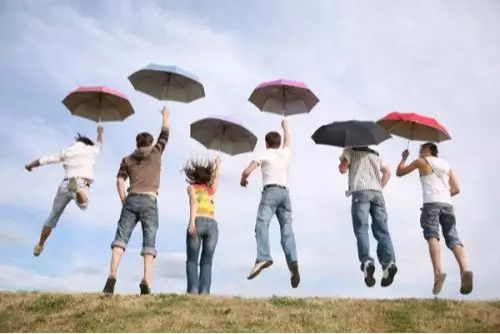
#> input picture 第4课 图像特征与目标检测(形状特征(Harris特征、HOG特征、SIFT特征)、LBP纹理特征、模板匹配、人脸检测、行人检测)/images/people.jpg, 500 x 334 px
$ python 'HOG特征行人检测.py'
#> lines starting #> are read from the running program, lines starting #| are printed output that depends on the picture; after the words box and inside, x2 and y2 are one past the last pixel; in counts of white or black regions, pixels touching at a corner belong together
# -*- encoding: utf-8 -*-
"""
@author   :   yykzjh
@Contact  :   yykzhjh@163.com
@DateTime :   2022/10/17 12:07
@Version  :   1.0
@License  :   (C)Copyright 2022
"""
import cv2
import numpy as np
import matplotlib.pyplot as plt


"""
1. 方向梯度直方图（Histogram of Oriented Gradient, HOG）特征是一种在计算机视觉和图像处理中用来进行物体检测的特征描述子。
它通过计算和统计图像局部区域的梯度方向直方图来构成特征。Hog特征结合SVM分类器已经被广泛应用于图像识别中，尤其在行人检测中获得了极大的成功。
2. 主要思想：在一副图像中，目标的形状能够被梯度或边缘的方向密度分布很好地描述。
3. HOG特征实现过程：
    1）灰度化（将图像看做一个x,y,z（灰度）的三维图像）；
    2）采用Gamma校正法对输入图像进行颜色空间的标准化（归一化）；；
    3）计算图像每个像素的梯度（包括大小和方向）；
    4）将图像划分成小cells；
    5）统计每个cell的梯度直方图（不同梯度的个数），得到cell的描述子；
    6）将每几个cell组成一个block，得到block的描述子；
    7）将图像image内的所有block的HOG特征descriptor串联起来就可以得到HOG特征，该特征向量就是用来目标检测或分类的特征。
"""
# 判断矩形o是否完全包含在矩形i中
def is_inside(o, i):
    ox, oy, ow, oh = o
    ix, iy, iw, ih = i
    return ox > ix and oy > iy and ox + ow < ix + iw and oy + oh < iy + ih

# 对人体绘制颜色框
def draw_person(image, person):
    x, y, w, h = person
    cv2.rectangle(image, (x, y), (x + w, y + h), (0, 0, 255), 2)

def main():
    # 读取图像
    img = cv2.imread(r"./images/people.jpg")
#> img is the input picture: shape (334, 500, 3); mean B, G, R 194.8, 187.3, 187.5
    # 启动检测器对象
    hog = cv2.HOGDescriptor()
    # 指定检测器类型为人体
    hog.setSVMDetector(cv2.HOGDescriptor_getDefaultPeopleDetector())
    # 检测图像, 图像、支持向量机参数(距离超平面的距离)、步长
    found, w = hog.detectMultiScale(img, 0.1, (1, 1))
#> found = [[322, 122, 92, 184], [228, 107, 94, 188], [97, 109, 92, 185], [157, 143, 89, 178], [394, 132, 87, 173]]; w = [1.7, 1.5, 2.27, 1.38, 0.155]

    # 丢弃被其它矩形完全包含的矩形
    found_filtered = []
    for ri, r in enumerate(found):
        for qi, q in enumerate(found):
            if ri != qi and is_inside(r, q):
                break
        else:
            found_filtered.append(r)
#> this loop made 5 passes
#> after the loop, found_filtered has the same summary as found

    # 对最终的目标框进行颜色框定
    for person in found_filtered:
        draw_person(img, person)
#> this loop made 5 passes
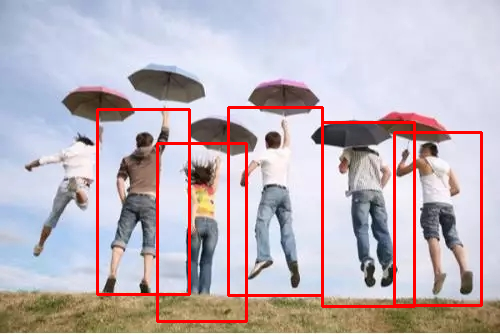
#> img: shape (334, 500, 3); 4.51% of pixels changed, all inside (x1, y1, x2, y2) = (96, 106, 483, 323)

    cv2.imshow("people detection", img)
    cv2.waitKey(0)
    cv2.destroyWindow()


if __name__ == '__main__':
    main()
